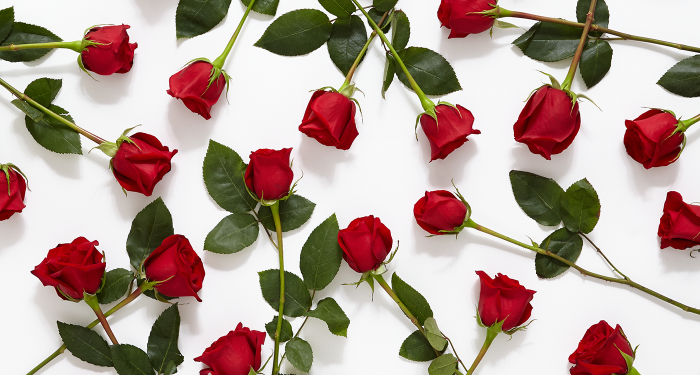
#> input picture Feature Extraction/roses.png, 1400 x 750 px (shown at 1/2 size)
$ jupyter execute roses.ipynb   (older library calls are emulated)
#> lines starting #> are read from the running program, lines starting #| are printed output that depends on the picture; after the words box and inside, x2 and y2 are one past the last pixel; in counts of white or black regions, pixels touching at a corner belong together
# Feature Extraction of Chrysanthemums

[cell 1]
import numpy as np
import matplotlib.pyplot as plt
import pandas as pd
import cv2

## Non-parametric Segmentation from previous activity

[cell 2]
def RGI(image):
    R = np.float_(image[:,:,0])
    G = np.float_(image[:,:,1])
    B = np.float_(image[:,:,2])

    I = np.float_(R+G+B)
    I[I==0] = 100000

    r = R/I
    g = G/I
    b = B/I

    return np.float_(r),np.float_(g),np.float_(b)

[cell 3]
def non_para(bins,p_r,p_g,im_r,im_g):
    r_int = np.round(p_r*(bins-1))
    g_int = np.round(p_g*(bins-1))

    R_int = np.round(im_r*(bins-1)+1)
    G_int = np.round(im_g*(bins-1)+1)

    return r_int,g_int,R_int,G_int

[cell 4]
def segmentation(whole,patch,Bin):
    im_r,im_g,im_b = RGI(whole)
    p_r,p_g,p_b = RGI(patch)

    bins = Bin
    r_int,g_int,R_int,G_int = non_para(bins,p_r,p_g,im_r,im_g)
    h = np.histogram2d(r_int.flatten()/bins,g_int.flatten()/bins,bins=bins,range=[[0,1],[0,1]])[0]

    new_img = np.zeros((whole.shape[0],whole.shape[1]))

    for i in range(whole.shape[0]-1):
        for j in range(whole.shape[1]-1):
            new_img[i][j] += h[np.int(R_int[i][j])-1,np.int(G_int[i][j])-1]
    new_img = np.round(255*new_img/np.amax(new_img)).astype('uint8')

    plt.figure(figsize=(8,6))
    plt.imshow(new_img,cmap='gray')
#     plt.savefig('roses_nonpara.png',dpi=300,bbox_inches='tight')
    plt.show()

    return new_img

## Perform Morphological Operations (Opening) to clean detected flowers

[cell 5]
def clean(new_img):
    cleaning = np.copy(new_img)
    kernel = cv2.getStructuringElement(cv2.MORPH_CROSS,(5,5))
    closing = cv2.morphologyEx(cleaning, cv2.MORPH_OPEN, kernel, iterations=4)

    plt.figure(figsize=(8,6))
    plt.imshow(closing,cmap='gray')#,plt.xticks([]),plt.yticks([])
#     plt.savefig('roses_cleaning.png',dpi=300,bbox_inches='tight')

    return closing

[cell 6]
whole = plt.imread('roses.png')
#> whole is the input picture: shape (750, 1400, 4) float32; mean R, G, B, A 0.715, 0.633, 0.598, 1
patch = plt.imread('patch.png')
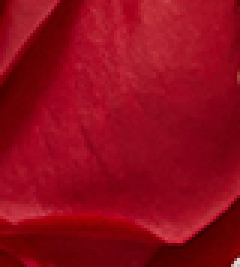
#> input picture Feature Extraction/patch.png, 80 x 89 px (shown 3 times larger)
#> patch is the input picture: shape (89, 80, 4) float32; mean R, G, B, A 0.57, 0.0385, 0.109, 1

new_image = segmentation(whole,patch,2)
#> in RGI, `I[I==0] = 100000`: I: shape (750, 1400) float64; min 0.00392, max 100000, mean 10
#> in RGI (call 2), `G = np.float_(image[:,:,1])`:
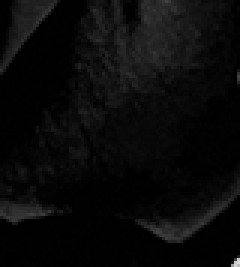
#> G: shape (89, 80) float64 (shown 3 times larger); min 0, max 0.855, mean 0.0385
#> in RGI (call 2), `B = np.float_(image[:,:,2])`:
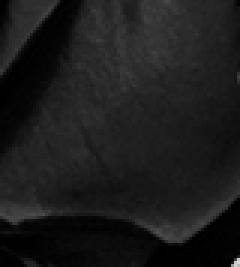
#> B: shape (89, 80) float64 (shown 3 times larger); min 0, max 0.847, mean 0.109
#> in RGI (call 2), `I = np.float_(R+G+B)`:
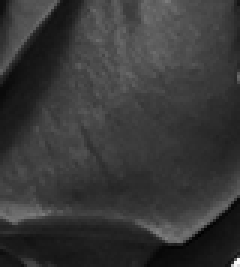
#> I: shape (89, 80) float64 (shown 3 times larger); min 0.192, max 2.56, mean 0.717; drawn with min black and max white
#> in RGI (call 2), `r = R/I`:
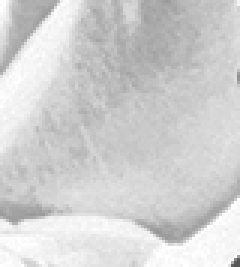
#> r: shape (89, 80) float64 (shown 3 times larger); min 0.336, max 1, mean 0.821
#> in non_para, `r_int = np.round(p_r*(bins-1))`:
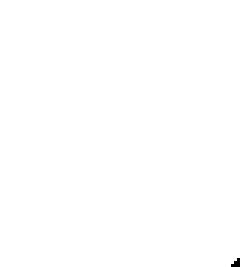
#> r_int: shape (89, 80) float64 (shown 3 times larger); values 0 (black) and 1 (white), 99.9% white; 1 black region (1 under 20 px)
#> in non_para, `g_int = np.round(p_g*(bins-1))`: g_int: shape (89, 80) float64; every value is 0
#> in non_para, `R_int = np.round(im_r*(bins-1)+1)`: R_int: shape (750, 1400) float64; values 1 (black) and 2 (white), 16.5% white; 924 white regions (856 under 20 px), largest, box (x1, y1, x2, y2) and area: (1027, 168, 1161, 320) 13716, (61, 473, 212, 602) 12163, (219, 468, 410, 623) 11681
#> in non_para, `G_int = np.round(im_g*(bins-1)+1)`:
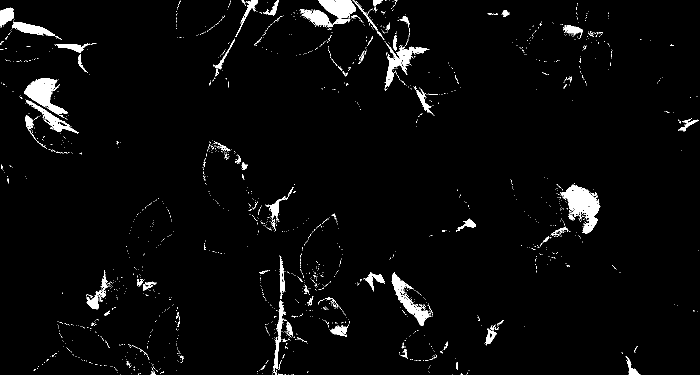
#> G_int: shape (750, 1400) float64 (shown at 1/2 size); values 1 (black) and 2 (white), 3% white; 1570 white regions (1477 under 20 px), largest, box (x1, y1, x2, y2) and area: (1120, 369, 1201, 467) 3485, (48, 156, 136, 236) 2755, (636, 0, 712, 49) 2080
#> in segmentation, `h = np.histogram2d(r_int.flatten()/bins,g_int.flatten()/bins,bins=bins..`: h = [[6, 0], [7114, 0]]
#> in segmentation, `new_img = np.round(255*new_img/np.amax(new_img)).astype('uint8')`: new_img: shape (750, 1400); 16.4% white; 844 white regions (777 under 20 px), largest, box (x1, y1, x2, y2) and area: (1027, 168, 1161, 320) 13716, (61, 473, 212, 602) 12163, (226, 468, 410, 617) 11664
closing = clean(new_image)
#> in clean, `closing = cv2.morphologyEx(cleaning, cv2.MORPH_OPEN, kernel, iteration..`:
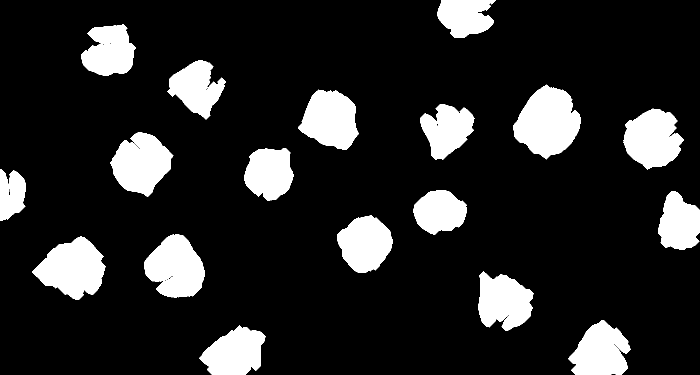
#> closing: shape (750, 1400) (shown at 1/2 size); 15.1% white; 18 white regions

## Finding contours of flowers using binarized image

[cell 7]
contours, hierarchy = cv2.findContours(closing, cv2.RETR_TREE, cv2.CHAIN_APPROX_SIMPLE)
#> contours = 33 contours, 15 with area under 20; largest, box (x1, y1, x2, y2) and area: (1027, 169, 1161, 319) 13085, (64, 473, 211, 599) 11402, (288, 468, 410, 595) 10584, (220, 265, 347, 393) 10310, (1247, 217, 1367, 339) 10024

[cell 8]
cont_image = np.copy(whole)

im_with_contours = cv2.drawContours(cont_image, contours, -1, (1,0,0), 5)

plt.figure(figsize=(8,6))
plt.imshow(im_with_contours)
# plt.savefig('roses_contour.png',dpi=300,bbox_inches='tight')
plt.show()

## Fitting an eclipse to each contour and calculating eccentricity from ellipse

[cell 9]
eccent = []
cent = []
im_with_ellipse = np.copy(whole)

for c in contours:
    if len(c) < 20:
        continue

    moments = cv2.moments(c)
    cx = moments['m10']/moments['m00']
    cy = moments['m01']/moments['m00']

    ellipse = cv2.fitEllipse(c)
    center,axes,orientation = ellipse
    maj_axis = max(axes)
    min_axis = min(axes)
    eccentricity = np.sqrt(1-((min_axis/maj_axis)**2))

    eccent.append(eccentricity)
    cent.append(np.array([cx,cy],dtype=int))

    im_with_ellipse = cv2.ellipse(im_with_ellipse,ellipse,(1,0,0),5)
#> this loop made 33 passes
#> (cx, cy, center, axes, orientation, maj_axis, min_axis, eccentricity) on passes 1, 3, 4, 7, 8, 9, 10, 12, 13: (469.5, 705, (468.9, 705.4), (89.11, 132.1), 60.78, 132.1, 89.11, 0.738), (1201.2, 703, (1199.2, 710), (101.5, 128), 30.75, 128, 101.5, 0.609), (1007.3, 602.8, (1003, 600.4), (103.1, 128.8), 112.2, 128.8, 103.1, 0.6), (145.2, 536.5, (145.3, 536.5), (115.5, 133.9), 81.87, 133.9, 115.5, 0.505), (351.2, 535.1, (350.9, 533.7), (106.4, 131.1), 142.2, 131.1, 106.4, 0.584), (730.1, 487.2, (729.9, 487.7), (101.3, 111.9), 26.32, 111.9, 101.3, 0.424), (1357.8, 446.1, (1357.3, 446.8), (82.31, 119.4), 177.2, 119.4, 82.31, 0.724), (878.9, 423.4, (879.5, 423.5), (84.31, 104.2), 85.9, 104.2, 84.31, 0.588), (22.7, 388.9, (16.62, 389.1), (68.34, 95.01), 12.68, 95.01, 68.34, 0.695)
#> c on passes 11, 17, 19, 25, 26, 28: [[1387, 475], [1388, 474], [1389, 475], [1388, 476]], [[282, 300], [283, 299], [284, 300], [283, 301]], [[1335, 274], [1336, 273], [1337, 274], [1336, 275]], [[405, 187], [406, 186], [407, 187], [406, 188]], [[406, 186], [407, 185], [408, 186], [407, 187]], [[407, 185], [408, 184], [409, 185], [408, 186]]
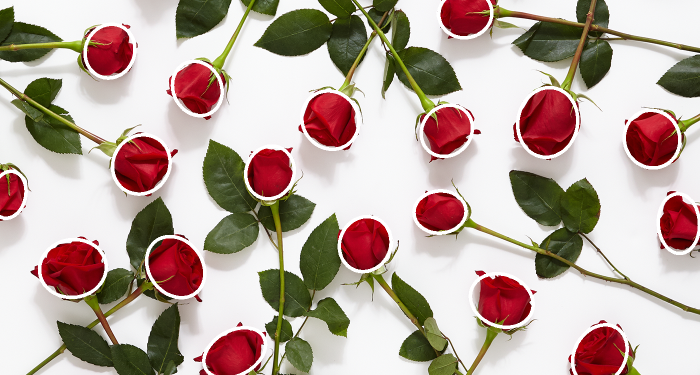
#> im_with_ellipse: shape (750, 1400, 4) float32 (shown at 1/2 size); mean R, G, B, A 0.729, 0.619, 0.584, 0.961; transparent parts drawn white
#> after the loop, cent = [[469, 705], [1201, 703], [1007, 602], [145, 536], [351, 535], [730, 487], [1357, 446], [878, 423], [22, 388], [538, 346], [282, 326], [1305, 277], [894, 259], [660, 239], [1095, 244], [392, 175], [218, 102], [929, 32]]; eccent = [0.738, 0.609, 0.6, 0.505, 0.584, 0.424, 0.724, 0.588, 0.695, 0.444, 0.387, 0.311, 0.451, 0.379, 0.524, 0.51, 0.425, 0.427]

[cell 10]
plt.figure(figsize=(12,10))
plt.imshow(im_with_ellipse)
# plt.savefig('roses_ellipse.png',dpi=300,bbox_inches='tight')
plt.show()

## Calculate nomalized chromaticity coordinates (NCC) of Centroids

[cell 11]
r,g,b = RGI(whole)
centroid_r = []
centroid_g = []
centroid_b = []

[cell 12]
plt.figure(figsize=(14,12))
plt.imshow(im_with_ellipse)

for p in cent:
    plt.scatter(p[0],p[1],c='white',s=50)
    centroid_r.append(r[p[1],p[0]])
    centroid_g.append(g[p[1],p[0]])
    centroid_b.append(b[p[1],p[0]])
#> this loop made 18 passes
#> after the loop, centroid_b = [0.175, 0.0667, 0.17, 0.105, 0.141, 0.164, 0.14, 0.15, 0.173, 0.149, 0.0446, 0.168, 0.156, 0.156, 0.177, 0.149, 0.141, 0.14]; centroid_g = [0.0684, 0.00741, 0.0565, 0.00617, 0, 0.0354, 0.005, 0.025, 0.0886, 0.0279, 0, 0.041, 0.0444, 0.0332, 0.0455, 0.016, 0, 0.0335]; centroid_r = [0.756, 0.926, 0.774, 0.889, 0.859, 0.801, 0.855, 0.825, 0.738, 0.823, 0.955, 0.791, 0.8, 0.81, 0.777, 0.835, 0.859, 0.827]

# plt.savefig('roses_centroid.png',dpi=300,bbox_inches='tight')
plt.show()
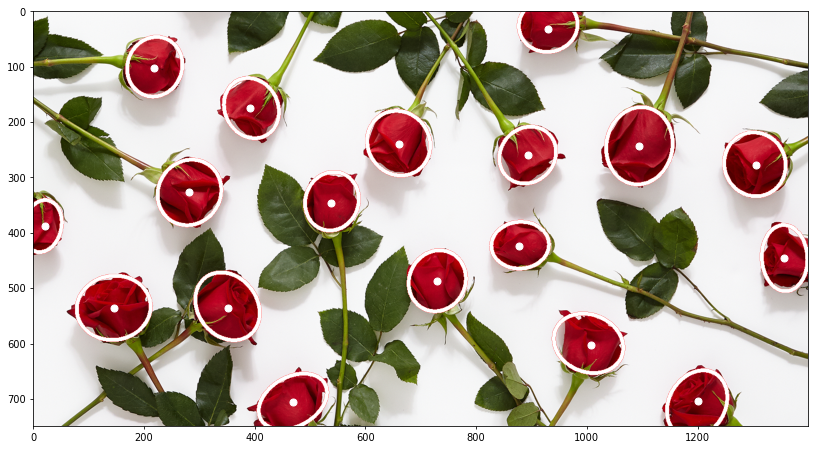
#> figure drawn by matplotlib, 1 panel
